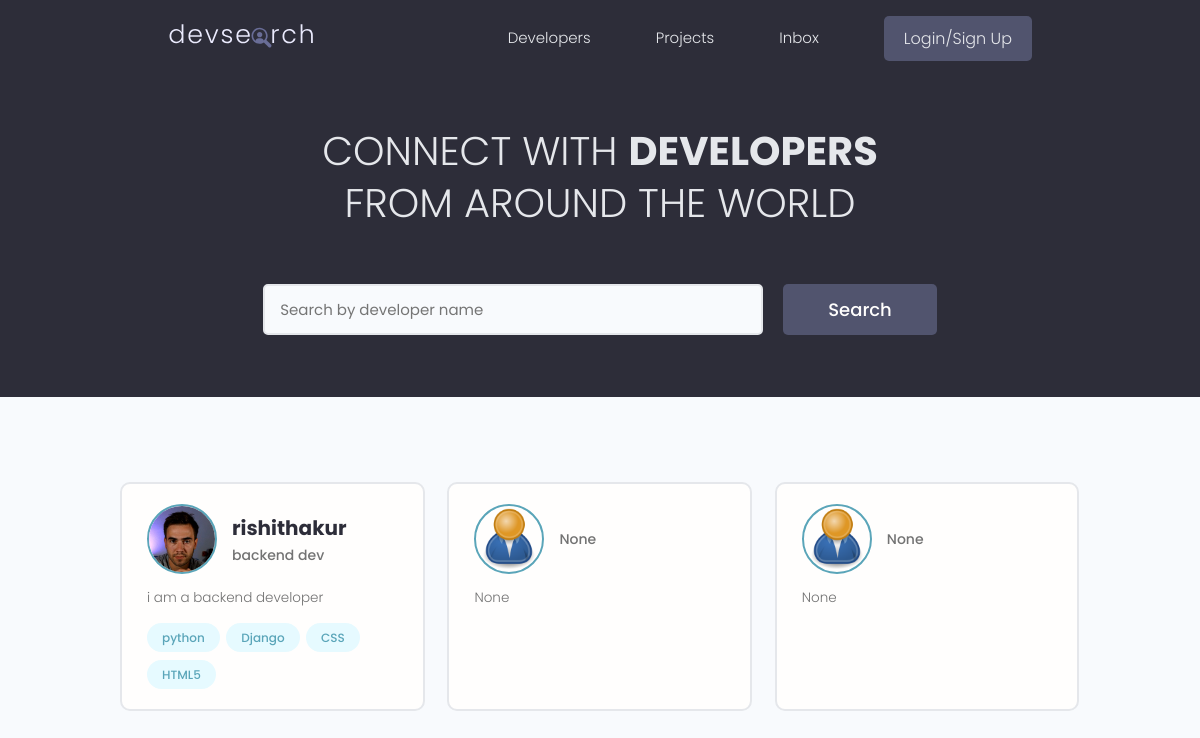
The app's page /, older data.
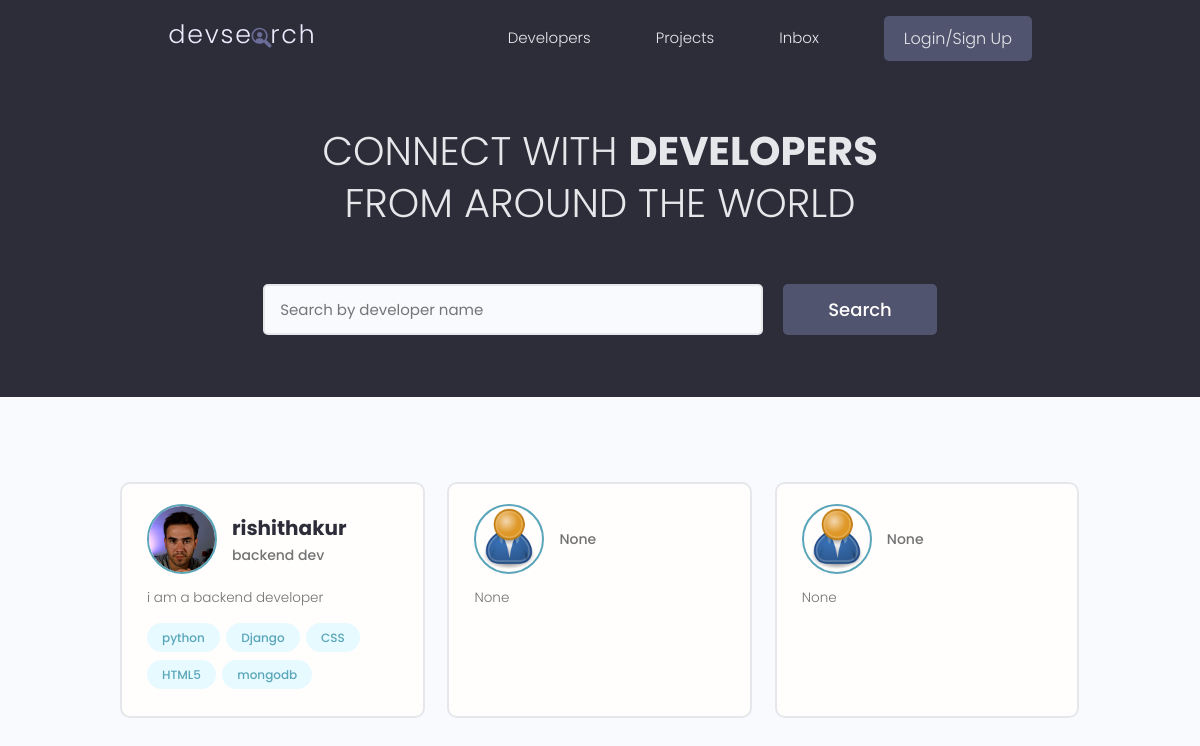
The same page, newer data.
### users/models.py (models this page shows, shortened)
class Profile(models.Model):
    user = models.OneToOneField(User, on_delete=models.CASCADE, null=True, blank=True)
    name = models.CharField(max_length=200, blank=True, null=True)
    email = models.EmailField(max_length=500, blank=True, null=True)
    username = models.CharField(max_length=200, blank=True, null=True)
    location = models.CharField(max_length=200, blank=True, null=True)
    short_intro = models.CharField(max_length=200, blank=True, null=True)
    bio = models.TextField(blank=True, null=True)
    profile_image = models.ImageField(null=True, blank=True, upload_to='profiles/', default='profiles/user-default.png')
    social_github =  models.CharField(max_length=200, blank=True, null=True)
    social_linkedin=  models.CharField(max_length=200, blank=True, null=True)
    social_website =  models.CharField(max_length=200, blank=True, null=True)
    social_twitter =  models.CharField(max_length=200, blank=True, null=True)
    created = models.DateTimeField(auto_now_add=True)
    id = models.UUIDField(default=uuid.uuid4, unique=True, primary_key=True, editable=False)

class Skill(models.Model):
    owner = models.ForeignKey(Profile, on_delete=models.CASCADE, null=True, blank=True)
    name = models.CharField(max_length=200, blank=True, null=True)
    description = models.TextField(null=True, blank=True)
    created = models.DateTimeField(auto_now_add=True)
    id = models.UUIDField(default=uuid.uuid4, unique=True, primary_key=True, editable=False)
    def __str__(self):
       return str(self.name)

### users/views.py (the view)
# urls.py: path('', views.profiles, name="profiles"),
def profiles(request):
    profiles = Profile.objects.all()
    context = {'profiles': profiles}
    return render(request, 'users/profiles.html', context)

### users/templates/users/profiles.html (shortened to what this page needs)
{% extends 'main.html' %}
{% block content %}
<main class="home">
    <section class="hero-section text-center">
      <div class="container container--narrow">
        <div class="hero-section__box">
          <h2>CONNECT WITH <span>DEVELOPERS</span></h2>
          <h2>FROM AROUND THE WORLD</h2>
        </div>
        <div class="hero-section__search">
          <form class="form" action="#" method="get">
            <div class="form__field">
              <input class="input input--text" id="formInput#search" type="text" name="text"
                placeholder="Search by developer name" />
            </div>
            <input class="btn btn--sub btn--lg" type="submit" value="Search" />
          </form>
        </div>
      </div>
    </section>
    <section class="devlist">
      <div class="container">
        <div class="grid grid--three">
        {% for profile in profiles %}
          <div class="column card">
            <div class="dev">
              <a href="{% url 'user-profile' profile.id %}" class="card__body">
                <div class="dev__profile">
                  <img class="avatar avatar--md" src="{{ profile.profile_image.url }}" alt="image" />
                  <div class="dev__meta">
                    <h3>{{profile.name}}</h3>
                    <h5>{{profile.short_intro|slice:"50"}}</h5>
                  </div>
                </div>
                <p class="dev__info">
                  {{profile.bio|slice:"200"}}
                </p>
                <div class="dev__skills">
                {% for skill in profile.skill_set.all|slice:"5" %}
                  <span class="tag tag--pill tag--main">
                    <small>{{skill}}</small>
                  </span>
                {% endfor %}
                </div>
              </a>
            </div>
          </div>
        {% endfor %}
        </div>
      </div>
    </section>
</main>
{% endblock %}

Row changes from the older to the newer data that the page shows:
added Skill: name "mongodb", shown under Profile "rishithakur"
